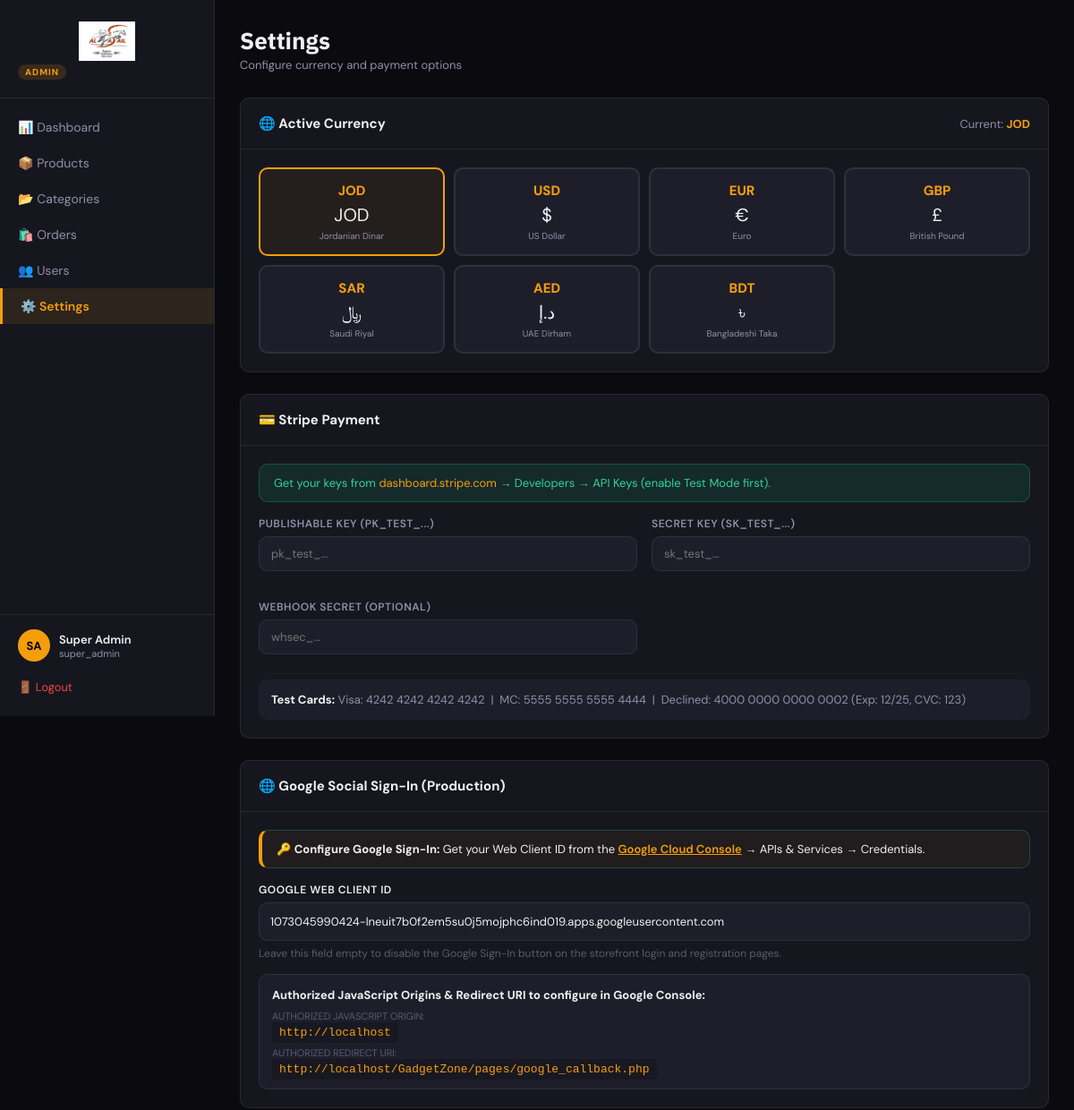
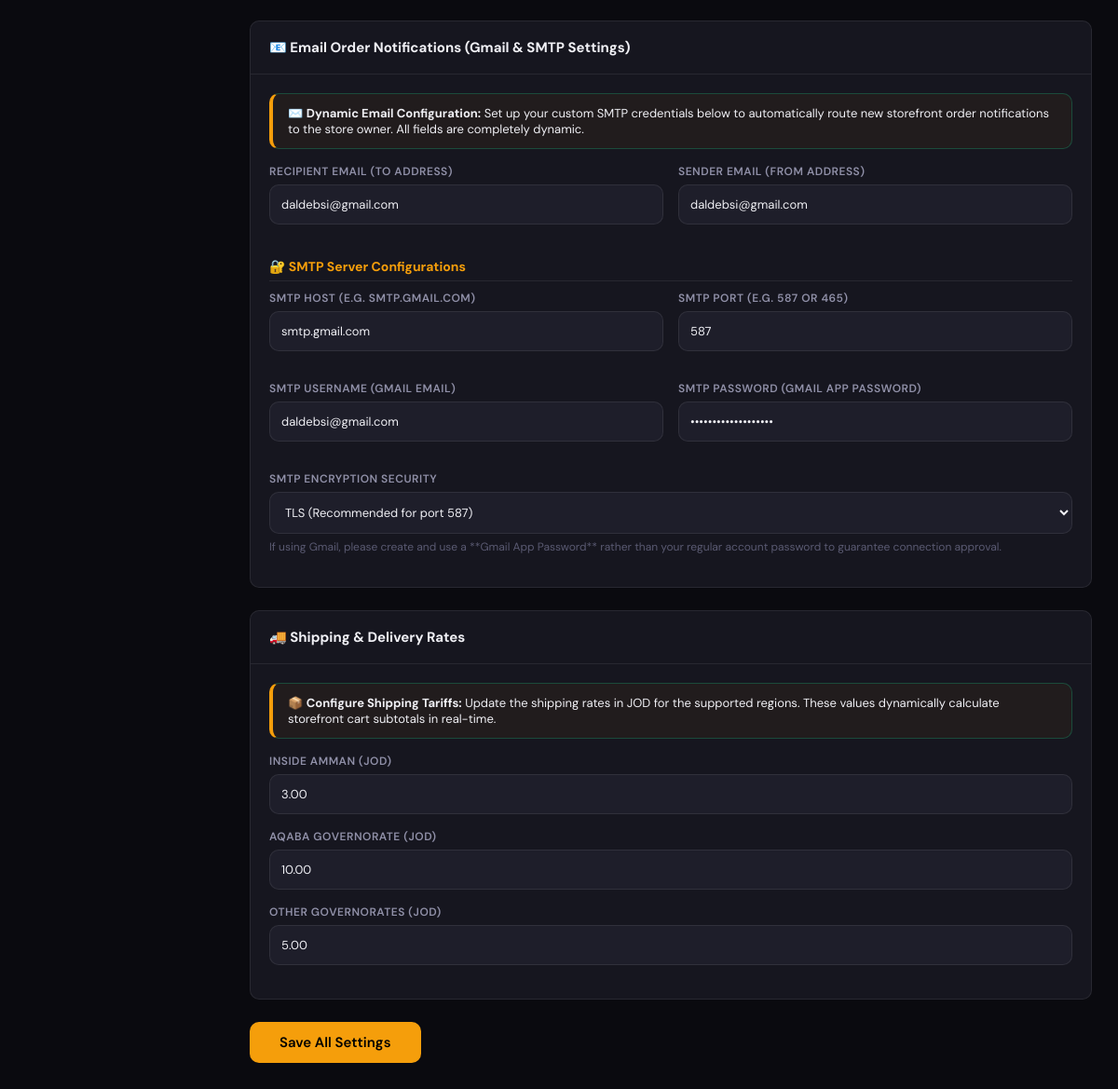
Screenshot of /admin/settings.php (signed in) with the database file from the repository (2 pictures, top to bottom).
### tables this page shows
CREATE TABLE `users` (
  `id` int(11) NOT NULL AUTO_INCREMENT,
  `first_name` varchar(80) NOT NULL,
  `last_name` varchar(80) NOT NULL,
  `email` varchar(150) NOT NULL,
  `password` varchar(255) NOT NULL,
  `phone` varchar(20) DEFAULT NULL,
  `address` text DEFAULT NULL,
  `city` varchar(100) DEFAULT NULL,
  `avatar` varchar(255) DEFAULT NULL,
  `google_id` varchar(255) DEFAULT NULL,
  `reset_token` varchar(255) DEFAULT NULL,
  `token_expires` datetime DEFAULT NULL,
  `role` enum('member','admin','super_admin') DEFAULT 'member',
  `created_at` timestamp NOT NULL DEFAULT current_timestamp(),
  PRIMARY KEY (`id`),
  UNIQUE KEY `email` (`email`),
  UNIQUE KEY `google_id` (`google_id`),
  UNIQUE KEY `reset_token` (`reset_token`)
);

### includes/functions.php (called while the page is built, shortened)
<?php
require_once __DIR__ . '/db.php';
function isLoggedIn(): bool {
    return !empty($_SESSION['user_id']);
}
function getCurrentUser(): ?array {
    global $conn;
    $id = (int)$_SESSION['user_id'];
    $r = $conn->query("SELECT * FROM users WHERE id=$id");
    return $r && $r->num_rows ? $r->fetch_assoc() : null;
}

### admin/layout.php (the view, shortened to what this page needs)
<?php
require_once __DIR__ . '/../includes/functions.php';
$adminUser = getCurrentUser();
$adminPage = basename($_SERVER['PHP_SELF'], '.php');
?>
<!DOCTYPE html>
<html lang="en">
<head>
    <link rel="stylesheet" href="/GadgetZone/admin/admin.css">
</head>
<body class="admin-body">
<div class="admin-layout">
    <aside class="admin-sidebar">
        <div class="admin-logo">
            <a href="/GadgetZone/index.php">
                <img src="/GadgetZone/assets/images/logo.png" alt="Al Asail Equine" style="height:44px;object-fit:contain;display:block;margin:0 auto;">
            </a>
            <div class="admin-badge">Admin</div>
        </div>
        <nav class="admin-nav">
            <a href="/GadgetZone/admin/index.php"      class="<?= $adminPage==='index'?'active':'' ?>">📊 Dashboard</a>
            <a href="/GadgetZone/admin/products.php"   class="<?= $adminPage==='products'?'active':'' ?>">📦 Products</a>
            <a href="/GadgetZone/admin/categories.php" class="<?= $adminPage==='categories'?'active':'' ?>">📂 Categories</a>
            <a href="/GadgetZone/admin/orders.php"     class="<?= $adminPage==='orders'?'active':'' ?>">🛍️ Orders</a>
            <a href="/GadgetZone/admin/users.php"      class="<?= $adminPage==='users'?'active':'' ?>">👥 Users</a>
            <a href="/GadgetZone/admin/settings.php"   class="<?= $adminPage==='settings'?'active':'' ?>">⚙️ Settings</a>
        </nav>
        <div class="admin-sidebar-footer">
            <div class="admin-user-info">
                <div class="admin-avatar"><?= strtoupper(substr($adminUser['first_name'],0,1).substr($adminUser['last_name'],0,1)) ?></div>
                <div>
                    <div style="font-size:13px;font-weight:600"><?= htmlspecialchars($adminUser['first_name'].' '.$adminUser['last_name']) ?></div>
                    <div style="font-size:11px;color:#9090a8"><?= htmlspecialchars($adminUser['role']) ?></div>
                </div>
            </div>
            <a href="/GadgetZone/pages/logout.php" class="admin-logout">🚪 Logout</a>
        </div>
    </aside>
    <main class="admin-main">

### admin/admin.css (style rules this page uses)
:root { --accent: #f59e0b; --bg: #0a0a0f; --surface: #16161f; --surface2: #1e1e2a; --border: rgba(255,255,255,0.08); --text: #f0f0f5; --text2: #9090a8; --text3: #5a5a72; --r: 10px; --font-h: 'IBM Plex Sans', sans-serif; --font-b: 'DM Sans', sans-serif; }
*, *::before, *::after { box-sizing: border-box; margin: 0; padding: 0; }
body { background: var(--bg); color: var(--text); font-family: var(--font-b); font-size: 14px; }
a { color: inherit; text-decoration: none; }
.admin-layout { display: grid; grid-template-columns: 240px 1fr; min-height: 100vh; }
.admin-sidebar { background: var(--surface); border-right: 1px solid var(--border); display: flex; flex-direction: column; position: sticky; top: 0; height: 100vh; overflow-y: auto; }
.admin-logo { padding: 24px 20px 20px; border-bottom: 1px solid var(--border); }
.admin-logo a { font-family: var(--font-h); font-size: 18px; font-weight: 800; display:flex; align-items:center; gap:8px; }
.admin-badge { display: inline-block; background: rgba(245,158,11,0.15); color: var(--accent); font-size: 10px; font-weight: 700; padding: 2px 8px; border-radius: 20px; margin-top: 4px; letter-spacing: 1px; text-transform: uppercase; }
.admin-nav { padding: 12px 0; flex: 1; }
.admin-nav a { display: flex; align-items: center; gap: 10px; padding: 11px 20px; font-size: 14px; color: var(--text2); transition: all 0.2s; }
.admin-nav a.active { background: rgba(245,158,11,0.1); color: var(--accent); border-left: 3px solid var(--accent); font-weight: 600; }
.admin-sidebar-footer { padding: 16px 20px; border-top: 1px solid var(--border); }
.admin-user-info { display: flex; align-items: center; gap: 10px; margin-bottom: 12px; }
.admin-avatar { width: 36px; height: 36px; border-radius: 50%; background: var(--accent); color: #000; display: flex; align-items: center; justify-content: center; font-size: 13px; font-weight: 700; flex-shrink: 0; }
.admin-logout { display: block; font-size: 13px; color: #ef4444; padding: 8px 0; }
.admin-main { padding: 28px; overflow: auto; }

### rows the page displays
users: first_name+last_name "SA", first_name+last_name "Super Admin", role "super_admin"

### other values shown
$activeCur "JOD"
$code "JOD"
$cur['symbol'] "JOD"
$cur['name'] "Jordanian Dinar"
$code "USD"
$cur['symbol'] "$"
$cur['name'] "US Dollar"
$code "EUR"
$cur['symbol'] "€"
$cur['name'] "Euro"
$code "GBP"
$cur['symbol'] "£"
$cur['name'] "British Pound"
$code "SAR"
$cur['symbol'] "﷼"
